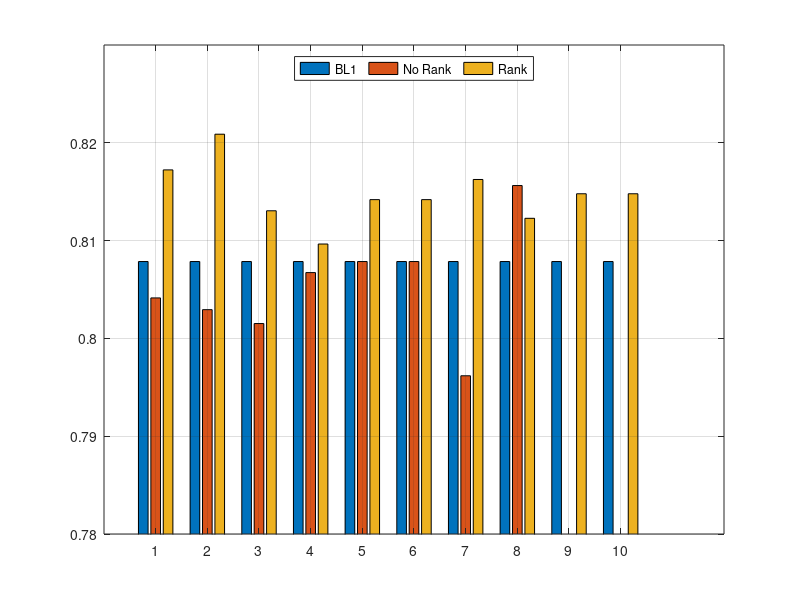

This chart was generated by the following MATLAB code: (Note: this script raises an error after producing the figure.)
 data = [0.80786 0.80414 0.81723;
    0.80786 0.80294 0.82088;
    0.80786 0.80152 0.81305;
    0.80786 0.80673 0.80965;
    0.80786 0.80786 0.81419;
    0.80786 0.80786 0.81419;
    0.80786 0.79618 0.81625;
    0.80786 0.81563 0.81228;
    0.80786 0 0.81479;
    0.80786 0 0.81479];
 
 figure; % Create new figure
 hbar = bar(data);    % Create bar plot
 ylim([0.78 0.83]);
 colormap('default');
 grid on
 l = cell(1,3);
 l{1}='BL1'; l{2}='No Rank'; l{3}='Rank'; 
 legend(hbar, l, 'Location', 'north', 'Orientation','Horizontal');
 xticklabel_rotate([1 2 3 4 5 6 7 8 9 10], 90, {'H-VC', 'H-CFC', 'HV-VC', 'HV-CFC', 'V-VC', 'V-CFC', 'VH-VC', 'VH-CFC', 'NO GRP-VC', 'No Grp-CFC'}, 'Fontsize',8);

 % Get the data for all the bars that were plotted
 x = get(hbar,'XData');
 y = get(hbar,'YData');
 
 ygap = 0.001;
 labels = {'SVM', 'SVM', 'SVM', 'SVM', 'SVM', 'SVM', 'SVM', 'SVM', 'SVM', 'SVM'};
 xPos = x{1, :} - 0.15;
 yPos = y{1, :} + ygap; 
 hText = text(xPos, yPos, labels);
 set(hText, 'Rotation', 90, 'VerticalAlignment', 'bottom', 'FontSize', 8, 'Color', 'b');

 labels2 = {'SVM', 'RF', 'RF', 'RF', 'SVM', 'SVM', 'SVM', 'SVM', '', ''};
 xPos2 = x{2, :} + 0.08;
 yPos2 = y{2, :} + ygap; 
 hText2 = text(xPos2, yPos2, labels2);
 set(hText2, 'Rotation', 90, 'VerticalAlignment', 'bottom', 'FontSize', 8, 'Color', 'b');

 labels3 = {'SVM(R4-2)', 'SVM(R4-2)', 'SVM(R1-2)', 'RF(R1-3)', 'RF(R3-3)', 'RF(R3-3)', 'SVM(R4-2)', 'SVM(R4-2)', 'SVM(R3-2)', 'SVM(R3-2)'};
 xPos3 = x{3, :} + 0.3;
 yPos3 = y{3, :} + ygap;
 hText3 = text(xPos3, yPos3, labels3);
 set(hText3, 'Rotation', 90, 'VerticalAlignment','bottom', 'FontSize', 8, 'Color', 'b');
 
 